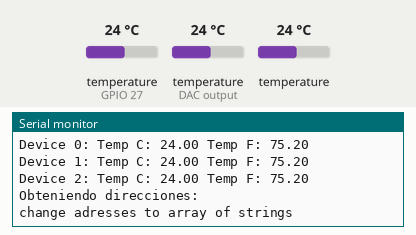
The program below on a simulated ESP32. Shown: the last lines printed to the serial monitor. The test bench sets the inputs (shaded band); at power-on: temperature (sensors on GPIO 27, DAC output) 24 °C, temperature 24 °C.

Above: at 11.2 s.
11.3 s: temperature (sensor on GPIO 27) set to 12 °C
At 15.31 s:
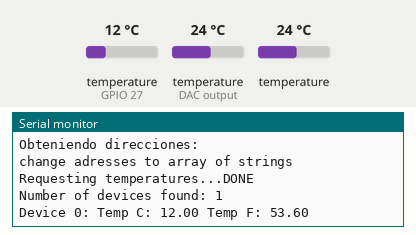
16.5 s: temperature (sensor on DAC output) set to 12 °C
At 21.4 s:
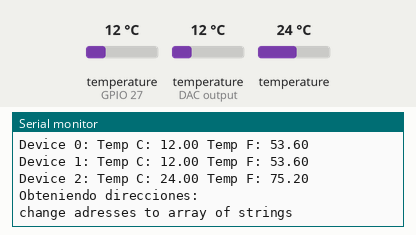
21.7 s: temperature (sensor 227) set to 12 °C
At 26.6 s:
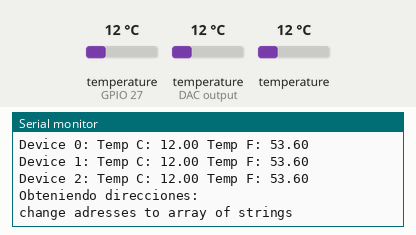
26.9 s: temperature (sensor on GPIO 27) set to 19 °C
At 30.75 s:
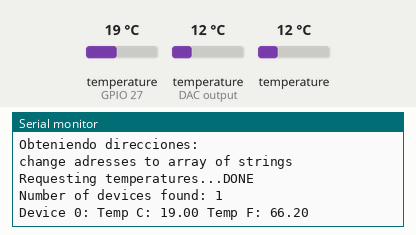
32.1 s: temperature (sensor on DAC output) set to 19 °C
At 37.0 s:
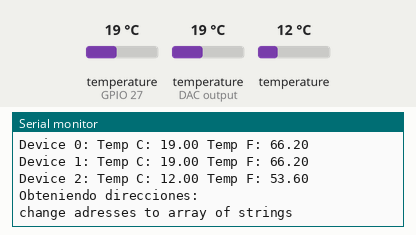
37.3 s: temperature (sensor 227) set to 19 °C
At 41.5 s:
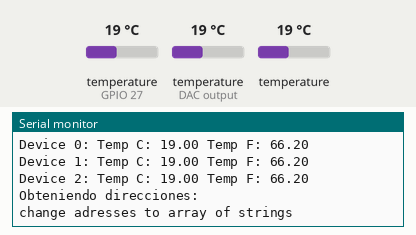
Timing chart, 0 to 43.0 s (numbered marks = the images above; inputs shaded):
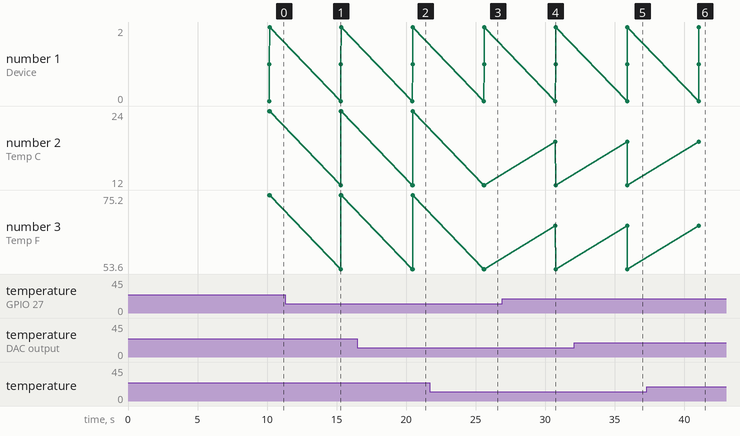

Measured:
- after the input at 11.3 s, the serial monitor: prints a new line after 4.0 s (image 1)
- after the input at 16.5 s, the serial monitor: prints a new line after 4.0 s (image 2)
- after the input at 21.7 s, the serial monitor: prints a new line after 3.9 s (image 3)
- after the input at 26.9 s, the serial monitor: prints a new line after 3.8 s (image 4)
- after the input at 32.1 s, the serial monitor: prints a new line after 3.8 s (image 5)
- after the input at 37.3 s, the serial monitor: prints a new line after 3.8 s (image 6)

The program:

main.cpp
```cpp
#include <OneWire.h>
#include <DallasTemperature.h>

/*
*  CHECK OUT https://youtu.be/fRSGkmnJhpE
*/

// Data wire is plugged into port 27 on the ESP32
#define ONE_WIRE_BUS 27

/* #define SENSOR1 1
#define SENSOR2 2
#define SENSOR3 3 */

/* Address =  0x28 0xE8 0x18 0x7 0xD6 0x1 0x3C 0x43
Address =  0x28 0x9 0x4B 0x7 0xD6 0x1 0x3C 0x86
Address =  0x28 0xBB 0x38 0x7 0xD6 0x1 0x3C 0xCC */

String addressA =  "0x28 0xE8 0x18 0x7 0xD6 0x1 0x3C 0x43";

//CHANGE address to {address}

DeviceAddress address1 = {0x28, 0xE8, 0x18, 0x7, 0xD6, 0x1, 0x3C, 0x43};//dirección del sensor 1
DeviceAddress address2 = {0x28, 0x9, 0x4B, 0x7, 0xD6, 0x1, 0x3C, 0x86};//dirección del sensor 2
DeviceAddress address3 = {0x28, 0xBB, 0x38, 0x7, 0xD6, 0x1, 0x3C, 0xCC};//dirección del sensor 3

// Setup a oneWire instance to communicate with any OneWire devices (not just Maxim/Dallas temperature ICs)
OneWire oneWire(ONE_WIRE_BUS);

// Pass our oneWire reference to Dallas Temperature.
DallasTemperature sensors(&oneWire);

// arrays to hold device address
DeviceAddress insideThermometer; //for only one sensor?

/*
 * START FUNCTIONS
 */

void clear(){
  Serial.write(27);
  Serial.print("[2J");
  Serial.write(27);
  Serial.print("[H");
}

// function to print the temperature for a device
void printTemperature(DeviceAddress deviceAddress)
{
  // method 1 - slower
  //Serial.print("Temp C: ");
  //Serial.print(sensors.getTempC(deviceAddress));
  //Serial.print(" Temp F: ");
  //Serial.print(sensors.getTempF(deviceAddress)); // Makes a second call to getTempC and then converts to Fahrenheit

  // method 2 - faster
  float tempC = sensors.getTempC(deviceAddress);
  if(tempC == DEVICE_DISCONNECTED_C)
  {
    Serial.println("Error: Could not read temperature data");
    return;
  }
  Serial.print("Temp C: ");
  Serial.print(tempC);
  Serial.print(" Temp F: ");
  Serial.println(DallasTemperature::toFahrenheit(tempC)); // Converts tempC to Fahrenheit
}

void printTemperatures()
{
  Serial.print("Number of devices found: ");
  Serial.println(sensors.getDeviceCount());

  Serial.println();
  Serial.print("Device 0: ");
  printTemperature(address1);
  Serial.println();
  Serial.print("Device 1: ");
  printTemperature(address2);
  Serial.println();
  Serial.print("Device 2: ");
  printTemperature(address3);
  Serial.println();
}

// function to print a device address
void printAddress(DeviceAddress deviceAddress)
{
  for (uint8_t i = 0; i < 8; i++)
  {
    if (deviceAddress[i] < 16) Serial.print("0");
    Serial.print(deviceAddress[i], HEX);
  }
}

// function to print a device power mode
void printSensorPowerMode()
{
  Serial.println("Sensors Power mode");
  // report parasite power requirements
  Serial.print("Parasite power is: ");
  if (sensors.isParasitePowerMode()) Serial.println("ON");
  else Serial.println("OFF");
}

void lookUpSensorAddress();


/*
 * END FUNCTIONS
 */

void setup() {
  // start serial port
  Serial.begin(115200);
  clear();
  delay(10000);
  Serial.println("Dallas Temperature IC Control Library Demo");

  // locate devices on the bus
  Serial.print("Locating devices...");
  sensors.begin();
  Serial.print("Found ");
  Serial.print(sensors.getDeviceCount(), DEC);
  Serial.println(" devices.");

  // report parasite power requirements
  Serial.print("Parasite power is: ");
  if (sensors.isParasitePowerMode()) Serial.println("ON");
  else Serial.println("OFF");

  // Assign address manually. The addresses below will need to be changed
  // to valid device addresses on your bus. Device address can be retrieved
  // by using either oneWire.search(deviceAddress) or individually via
  // sensors.getAddress(deviceAddress, index)
  // Note that you will need to use your specific address here
  //insideThermometer = { 0x28, 0x1D, 0x39, 0x31, 0x2, 0x0, 0x0, 0xF0 };

  // Method 1:
  // Search for devices on the bus and assign based on an index. Ideally,
  // you would do this to initially discover addresses on the bus and then
  // use those addresses and manually assign them (see above) once you know
  // the devices on your bus (and assuming they don't change).
  if (!sensors.getAddress(insideThermometer, 0)) Serial.println("Unable to find address for Device 0");

  // method 2: search()
  // search() looks for the next device. Returns 1 if a new address has been
  // returned. A zero might mean that the bus is shorted, there are no devices,
  // or you have already retrieved all of them. It might be a good idea to
  // check the CRC to make sure you didn't get garbage. The order is
  // deterministic. You will always get the same devices in the same order
  //
  // Must be called before search()
  //oneWire.reset_search();
  // assigns the first address found to insideThermometer
  if (!oneWire.search(insideThermometer)) Serial.println("Unable to find address for insideThermometer");

  // show the addresses we found on the bus
  /* Serial.print("Device 0 Address: ");
  printAddress(insideThermometer);
  Serial.println(); */
  for(int i=0;i<sensors.getDeviceCount();i++)
  {
    if (!sensors.getAddress(insideThermometer, i)) {
      Serial.println("Unable to find address for Device " + i);
      Serial.println("Temperature for Device "+String(i)+" is: " + String(sensors.getTempCByIndex(i)));
   }else
    {
      Serial.print("Device ");
      Serial.print(i);
      Serial.print(" Address: ");
      printAddress(insideThermometer);
      Serial.println();
    }
  }

  // set the resolution to 9 bit (Each Dallas/Maxim device is capable of several different resolutions)
  sensors.setResolution(insideThermometer, 9);

  Serial.print("Device 0 Resolution: ");
  Serial.print(sensors.getResolution(insideThermometer), DEC);
  Serial.println();
}

void loop() {
  // print the temperature for each device that is connected to the bus
  // call sensors.requestTemperatures() to issue a global temperature

  // request to all devices on the bus
  Serial.print("Requesting temperatures...");
  sensors.requestTemperatures(); // Send the command to get temperatures
  Serial.println("DONE");
  // It responds almost immediately. Let's print out the data

  // Use a simple function to print out the data
  //printTemperature(insideThermometer);

  // Or, use the more detailed method to print out the data of each device
  printTemperatures();

  /* Serial.println("printAddress: ");
  printAddress(insideThermometer);
  Serial.println(); */
  //printSensorPowerMode();

  lookUpSensorAddress();

  Serial.println("change adresses to array of strings");

  delay(5000);
}


void lookUpSensorAddress()
{
  byte addr[8];
  Serial.println("Obteniendo direcciones:");
  while (oneWire.search(addr))
  {
    Serial.print("Address = ");
    for( int i = 0; i < 8; i++) {
      Serial.print(" 0x");
      Serial.print(addr[i], HEX);
    }
  Serial.println();
  }
}
```
